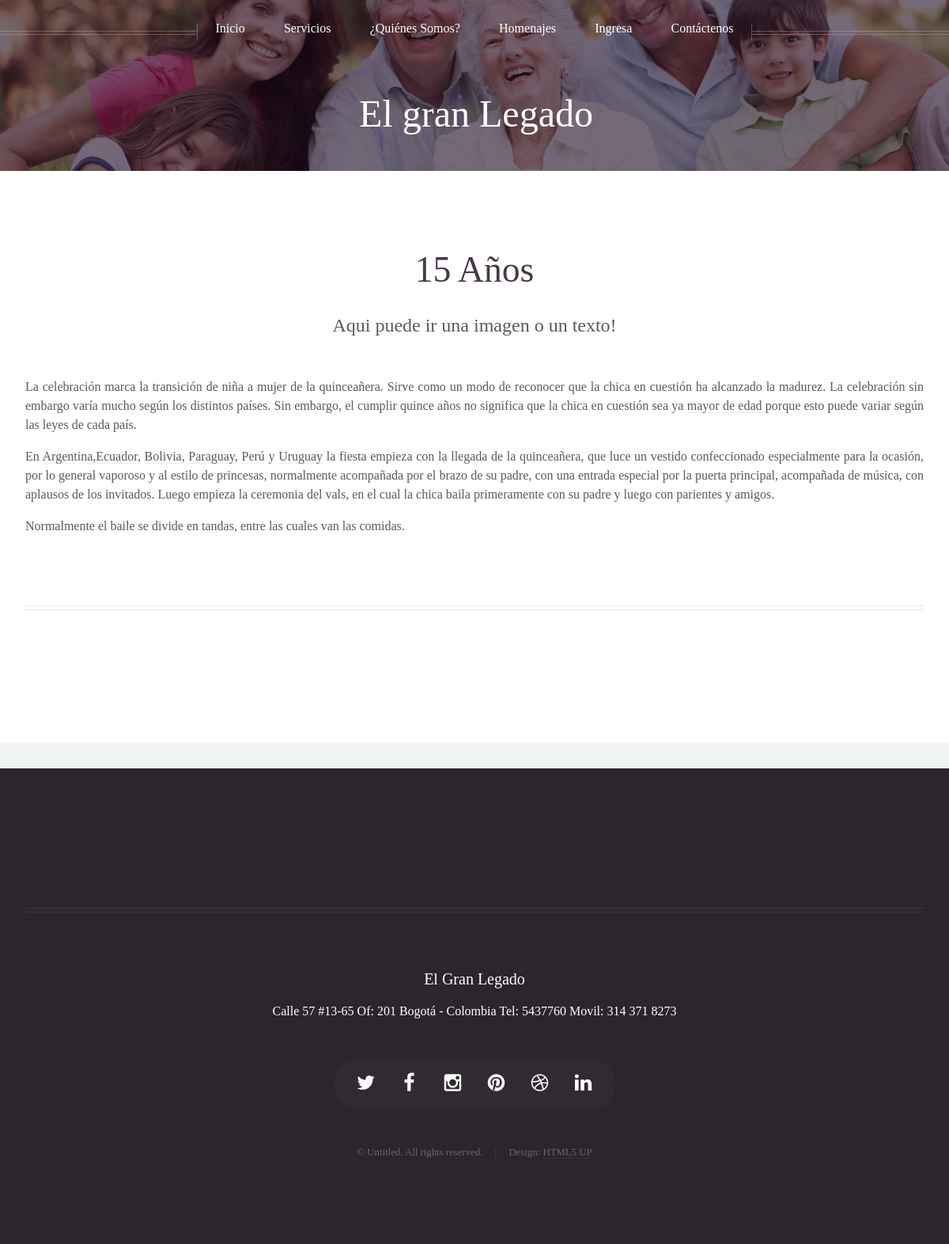
Screenshot of /quince/ with the database file from the repository.
### legado/models.py (models this page shows, shortened)
class Quince(models.Model):
    nombre = models.CharField(max_length=100, verbose_name='Nombre')
    resumen =RichTextField(verbose_name='Resumen')
    texto = RichTextField(verbose_name='Texto')
    imagen = ProcessedImageField(upload_to='img/matrimonio',processors=[ResizeToFit(427, 285)],format='JPEG',options={'quality': 60})

### legado/views.py (the view)
# urls.py: url(r'^quince/', 'QuinceIndex', name='quince'),
def QuinceIndex(request):
    quince = Quince.objects.first()
    return render_to_response('quince.html',locals(), context_instance=RequestContext(request))

### legado/context_processors.py (called while the page is built)
def mostrarfrase(request):
    return {'frase':choice(frases)}

### legado/templates/quince.html
{%extends "base.html"%}
{% block Content %}
	<body class="no-sidebar">
		<div id="page-wrapper">
				<div id="header">
						<div class="inner">
							<header>
								<h1><a href="{% url 'inicio' %}" id="logo">El gran Legado</a></h1>
							</header>
						</div>
					{% include 'menu.html' %}
				</div>
				<div class="wrapper style1">
					<div class="container">
						<article id="main" class="special">
							<header>
								<h2><a href="{% url 'quince' %}">{{ quince.nombre }}</a></h2>
								<p>
									Aqui puede ir una imagen o un texto!
								</p>
							</header>
                            {% load static from staticfiles %}
							<p>
								{{ quince.texto | safe }}
							</p>
						</article>
						<hr />
					</div>
				</div>
		</div>
	</body>
{% endblock Content %}

### static/assets/css/main.css (style rules this page uses)
html, body, div, span, applet, object, iframe, h1, h2, h3, h4, h5, h6, p, blockquote, pre, a, abbr, acronym, address, big, cite, code, del, dfn, em, img, ins, kbd, q, s, samp, small, strike, strong, sub, sup, tt, var, b, u, i, center, dl, dt, dd, ol, ul, li, fieldset, form, label, legend, table, caption, tbody, tfoot, thead, tr, th, td, article, aside, canvas, details, embed, figure, figcaption, footer, header, hgroup, menu, nav, output, ruby, section, summary, time, mark, audio, video { margin: 0; padding: 0; border: 0; font-size: 100%; font: inherit; vertical-align: baseline; font-family: "Source Sans Pro" ; }
article, aside, details, figcaption, figure, footer, header, hgroup, menu, nav, section { display: block; }
body { line-height: 1; }
body { -webkit-text-size-adjust: none; }
*, *:before, *:after { -moz-box-sizing: border-box; -webkit-box-sizing: border-box; box-sizing: border-box; }
.container { margin-left: auto; margin-right: auto; }
.container { width: 1400px; }
@media screen and (max-width: 1680px) { .container { width: 1200px; } }
@media screen and (max-width: 1280px) { .container { width: 100%; } }
body { background: #f0f4f4; color: #5b5b5b; font-size: 15pt; line-height: 1.85em; font-family: 'Source Sans Pro', sans-serif; font-weight: 300; }
h1, h2, h3, h4, h5, h6 { font-weight: 400; color: #483949; line-height: 1.25em; }
h1 a, h2 a, h3 a, h4 a, h5 a, h6 a { color: inherit; text-decoration: none; border-bottom-color: transparent; }
h2 { font-size: 2.85em; }
a { color: inherit; border-bottom: solid 1px rgba(128, 128, 128, 0.15); text-decoration: none; -moz-transition: background-color 0.35s ease-in-out, color 0.35s ease-in-out, border-bottom-color 0.35s ease-in-out; -webkit-transition: background-color 0.35s ease-in-out, color 0.35s ease-in-out, border-bottom-color 0.35s ease-in-out; -ms-transition: background-color 0.35s ease-in-out, color 0.35s ease-in-out, border-bottom-color 0.35s ease-in-out; transition: background-color 0.35s ease-in-out, color 0.35s ease-in-out, border-bottom-color 0.35s ease-in-out; }
p, ul, ol, dl, table { margin-bottom: 1em; }
p { text-align: justify; }
hr { position: relative; display: block; border: 0; top: 4.5em; margin-bottom: 9em; height: 6px; border-top: solid 1px rgba(128, 128, 128, 0.2); border-bottom: solid 1px rgba(128, 128, 128, 0.2); }
hr:before, hr:after { content: ''; position: absolute; top: -8px; display: block; width: 1px; height: 21px; background: rgba(128, 128, 128, 0.2); }
hr:before { left: -1px; }
hr:after { right: -1px; }
section, article { margin-bottom: 3em; }
section.special > header, section.special > footer, article.special > header, article.special > footer { text-align: center; }
header { margin: 0 0 1em 0; }
header > p { display: block; font-size: 1.5em; margin: 1em 0 2em 0; line-height: 1.5em; text-align: inherit; }
.wrapper { background: #fff; margin: 0 0 2em 0; padding: 6em 0 6em 0; }
#header { position: relative; background-image: url("../../images/header.jpg"); background-size: cover; background-position: center center; background-attachment: fixed; color: #fff; text-align: center; padding: 7.5em 0 2em 0; cursor: default; }
#header:before { content: ''; display: inline-block; vertical-align: middle; height: 100%; }
#header .inner { position: relative; z-index: 1; margin: 0; display: inline-block; vertical-align: middle; }
#header header { display: inline-block; }
#header h1 { color: #fff; font-size: 3em; line-height: 1em; }
#header h1 a { color: inherit; }
#main { margin-bottom: 0; }
@media screen and (max-width: 1680px) { body, input, textarea, select { font-size: 14pt; line-height: 1.75em; } }
@media screen and (max-width: 1280px) { body, input, textarea, select { font-size: 12pt; line-height: 1.5em; } }
@media screen and (max-width: 1280px) { .wrapper { padding-left: 2em; padding-right: 2em; } }
@media screen and (max-width: 1280px) { #header { background-attachment: scroll; } }
@media screen and (max-width: 1280px) { #header .inner { padding-left: 2em; padding-right: 2em; } }
body.no-sidebar #header:after { content: ''; background: #1C0920; display: block; position: absolute; left: 0; top: 0; width: 100%; height: 100%; opacity: 0.6; -moz-transition: opacity 2.5s ease-in-out; -webkit-transition: opacity 2.5s ease-in-out; -ms-transition: opacity 2.5s ease-in-out; transition: opacity 2.5s ease-in-out; -moz-transition-delay: 0.5s; -webkit-transition-delay: 0.5s; -ms-transition-delay: 0.5s; transition-delay: 0.5s; }

### rows the page displays
Quince: nombre "15 Años", texto "La celebración marca la transición de niña a mujer de la quinceañera. Sirve como un modo de reconocer que la chica en cuestión ha alcanzado la madurez. La celebración sin embargo varía mucho según los distintos países. Sin embargo, el cumplir quince años no significa que la chica en cuestión sea ya mayor de edad porque esto puede variar según las leyes de cada país. En Argentina , Ecuador , Bolivia , Paraguay , Perú y Uruguay la fiesta empieza con la llegada de la quinceañera, que luce un vestido confeccionado especialmente para la ocasión, por lo general vaporoso y al estilo de princesas, normalmente acompañada por el brazo de su padre, con una entrada especial por la puerta principal,…"
